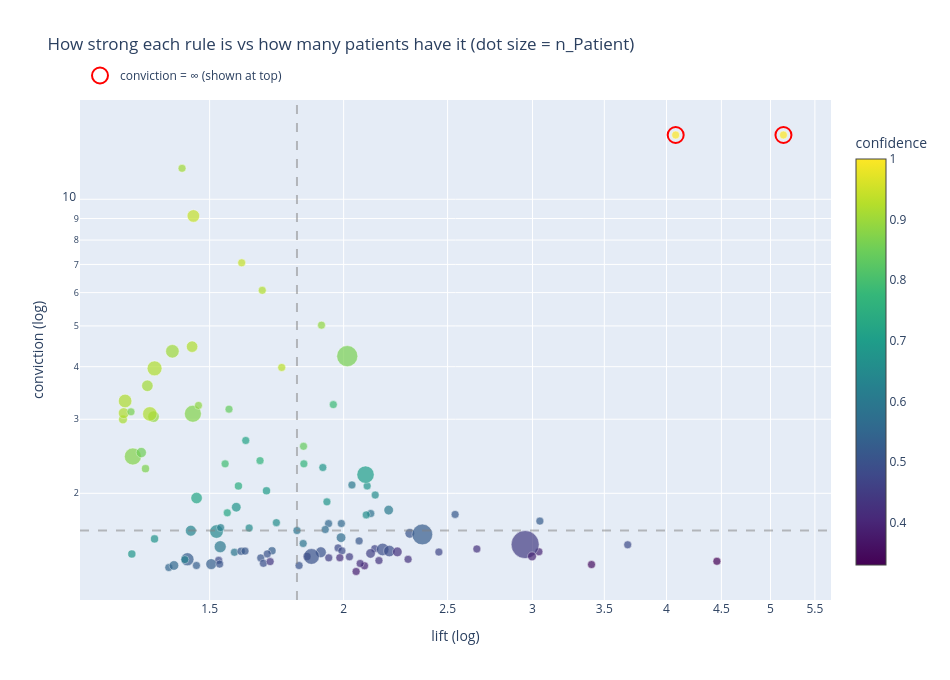

Notebook cell for this chart:
### Markdown cell above
### Q3 — Rules that are strong and show up in more than one patient
The heatmap above picks rules mostly by how common they are, so their lift is low (~1.4). Here we
rank **all** rules by their own numbers instead — lift, conviction, confidence — and keep only the
ones found in **more than one patient**, because a rule seen in a single patient may just be that
one sample. `REPRO_COL` picks what to count: **change it to `'FOV'` or `'Biopsy'`** to count FOVs or
biopsies instead of patients. In the plot, dots to the **right** have higher lift, dots **up** have
higher conviction, and **bigger dots** are found in more patients — so top-right and big is what we
want. Only the strongest few are named on the plot; the table below lists exactly those. The second
plot is the same one, interactive — hover any dot for its rule and numbers.

### Code cell
# --- What to count: 'PatientID', or change to 'FOV' / 'Biopsy' ---
REPRO_COL = 'PatientID'
MIN_COUNT = 2          # keep rules found in at least this many patients (or FOVs / biopsies)
_count_col = {'FOV': 'n_FOV', 'Biopsy': 'n_Biopsy', 'PatientID': 'n_Patient'}[REPRO_COL]
_unit = {'FOV': 'FOVs', 'Biopsy': 'biopsies', 'PatientID': 'patients'}[REPRO_COL]

# One row per rule, over ALL rules (not just the ones the heatmap picked).
canon = canonicalize_rules(df_results)
rule_table = build_rule_table(canon, df_fovs, fov_frac=FOV_FRAC, with_abundance=True,
                              score_col='Pathological score')
repeated = rule_table[rule_table[_count_col] >= MIN_COUNT].copy()
print(f"{len(rule_table)} rules total; {len(repeated)} found in at least {MIN_COUNT} {_unit}.\n")

# The named rules are the strongest ones in the picture; the table lists exactly those.
named_rules = plot_rule_metric_scatter(repeated, size_col=_count_col, annotate_top=15,
                                       save='q3_lift_vs_conviction')
display(named_rules)

# Same plot, interactive: hover any dot for its rule and numbers.
plot_rule_metric_scatter_interactive(repeated, size_col=_count_col);

### Figure 1 — Plotly figure (JSON) as saved in the notebook; plotly's stock layout.template omitted (floating-point values rounded to 4 significant figures; data arrays with more than 128 entries replaced by an {"elided": "..."} marker saying what was removed)
{"data": [{"customdata": {"elided": "107x7 mixed values"}, "hovertemplate": "<b>%{customdata[0]}</b><br>lift = %{x:.2f}   conviction = %{customdata[1]}<br>confidence = %{customdata[2]}<br>n_FOV = %{customdata[3]}   n_Patient = %{customdata[4]}<br>ant_abund = %{customdata[5]}   con_abund = %{customdata[6]}<extra></extra>", "marker": {"color": [0.8882, 0.3302, 0.6749, 0.4832, 0.4679, 0.6447, 0.354, 0.4294, 0.9112, 0.5087, 0.9055, 0.5889, 0.6335, 0.4545, 0.5068, 0.6952, 0.5163, 0.5497, 0.5979, 0.8663, 0.9188, 0.6742, 0.552, 1.0, 0.9413, 0.8614, 0.8725, 0.5907, 0.5286, 0.8737, 0.4746, 0.6804, 0.4808, 0.6538, 0.9405, 0.3875, 0.7847, 0.7269, 0.4934, 0.531, 0.5548, 0.9178, 0.5889, 0.5021, 0.5255, 0.5071, 0.5163, 0.8381, 0.4811, 0.9039, 0.6787, 0.5804, 0.3977, 0.8609, 0.7157, 0.5538, 0.6, 0.7917, 0.5228, 0.8843, 0.9201, 0.4926, 0.5015, 0.5654, 0.4745, 0.919, 0.8887, 0.484, 0.5307, 0.5119, 0.4291, 0.4494, 0.6528, 0.6192, 0.4184, 0.3982, 0.6577, 1.0, 0.7219, 0.6184, 0.6605, 0.8526, 0.9028, 0.4996, 0.6818, 0.5232, 0.5645, 0.4324, 0.8374, 0.7643, 0.5158, 0.7026, 0.7666, 0.4171, 0.7434, 0.6769, 0.4475, 0.9192, 0.3982, 0.4388, 0.9189, 0.4894, 0.4287, 0.5007, 0.6013, 0.4589, 0.9295], "colorbar": {"len": 0.9, "title": {"text": "confidence"}, "x": 1.02, "y": 0.5, "yanchor": "middle"}, "colorscale": [[0, "#440154"], [0.1111, "#482878"], [0.2222, "#3e4989"], [0.3333, "#31688e"], [0.4444, "#26828e"], [0.5556, "#1f9e89"], [0.6667, "#35b779"], [0.7778, "#6ece58"], [0.8889, "#b5de2b"], [1, "#fde725"]], "line": {"color": "white", "width": 0.5}, "showscale": true, "size": [3.0, 2.0, 2.0, 4.0, 2.0, 14.0, 2.0, 2.0, 6.0, 7.0, 10.0, 2.0, 9.0, 2.0, 3.0, 5.0, 2.0, 2.0, 11.0, 5.0, 9.0, 5.0, 4.0, 4.0, 3.0, 34.0, 22.0, 3.0, 4.0, 22.0, 5.0, 5.0, 4.0, 3.0, 12.0, 3.0, 2.0, 2.0, 3.0, 9.0, 7.0, 14.0, 2.0, 4.0, 13.0, 3.0, 5.0, 3.0, 2.0, 2.0, 2.0, 2.0, 2.0, 3.0, 2.0, 2.0, 2.0, 3.0, 2.0, 2.0, 2.0, 12.0, 9.0, 2.0, 2.0, 10.0, 10.0, 4.0, 5.0, 3.0, 3.0, 3.0, 4.0, 3.0, 2.0, 4.0, 2.0, 2.0, 10.0, 3.0, 2.0, 8.0, 14.0, 3.0, 4.0, 33.0, 7.0, 3.0, 2.0, 2.0, 3.0, 23.0, 3.0, 2.0, 5.0, 7.0, 60.0, 17.0, 6.0, 3.0, 16.0, 10.0, 7.0, 19.0, 7.0, 7.0, 3.0], "sizemin": 4, "sizemode": "area", "sizeref": 0.1531}, "mode": "markers", "showlegend": false, "type": "scatter", "x": [1.907, 4.457, 2.104, 3.68, 2.138, 1.522, 3.405, 2.662, 1.245, 2.305, 1.312, 1.809, 1.441, 1.937, 1.674, 1.695, 2.541, 1.374, 1.535, 1.307, 1.247, 1.333, 1.936, 5.141, 1.607, 2.016, 1.447, 1.582, 1.458, 1.272, 1.849, 1.269, 1.529, 2.14, 1.449, 2.054, 1.956, 1.558, 1.684, 1.505, 1.389, 1.251, 1.834, 1.817, 1.43, 1.533, 1.605, 1.835, 1.976, 1.414, 1.93, 2.12, 2.092, 1.267, 1.621, 1.99, 2.036, 1.551, 3.048, 1.465, 1.679, 2.175, 1.905, 1.923, 2.454, 1.445, 1.33, 1.993, 1.715, 2.068, 2.297, 2.025, 1.633, 1.536, 1.984, 3.041, 1.731, 4.079, 1.459, 1.422, 2.099, 1.295, 1.385, 1.698, 1.913, 2.368, 1.989, 2.158, 1.564, 1.672, 1.618, 2.096, 1.836, 2.072, 1.596, 1.588, 2.953, 1.333, 2.997, 1.708, 1.319, 2.206, 2.244, 1.867, 2.203, 2.119, 1.751], "y": [5.021, 1.379, 2.082, 1.509, 1.477, 1.622, 1.354, 1.475, 2.997, 1.606, 3.603, 1.631, 1.63, 1.405, 1.404, 2.028, 1.782, 1.332, 1.493, 2.289, 3.102, 1.558, 1.694, 14.22, 7.062, 4.238, 3.092, 1.449, 1.347, 2.447, 1.415, 1.435, 1.386, 1.981, 9.128, 1.304, 3.25, 1.797, 1.363, 1.357, 1.347, 3.316, 1.52, 1.347, 1.394, 1.358, 1.457, 2.587, 1.484, 11.85, 1.908, 1.79, 1.345, 3.124, 2.671, 1.695, 2.094, 2.35, 1.718, 3.236, 6.075, 1.471, 1.448, 1.641, 1.45, 4.463, 3.044, 1.46, 1.46, 1.541, 1.394, 1.413, 1.654, 1.658, 1.406, 1.452, 1.703, 14.22, 1.95, 1.391, 1.777, 2.5, 4.351, 1.436, 2.303, 1.597, 1.569, 1.384, 3.17, 2.392, 1.458, 2.215, 2.35, 1.362, 2.082, 1.853, 1.511, 3.963, 1.416, 1.376, 3.088, 1.458, 1.451, 1.415, 1.824, 1.439, 3.983]}, {"hoverinfo": "skip", "marker": {"color": "rgba(0,0,0,0)", "line": {"color": "red", "width": 2}, "size": 16}, "mode": "markers", "name": "conviction = ∞ (shown at top)", "type": "scatter", "x": [5.141, 4.079], "y": [14.22, 14.22]}], "layout": {"height": 680, "legend": {"orientation": "h", "x": 0, "y": 1.02, "yanchor": "bottom"}, "shapes": [{"line": {"color": "gray", "dash": "dash"}, "opacity": 0.5, "type": "line", "x0": 1.809, "x1": 1.809, "xref": "x", "y0": 0, "y1": 1, "yref": "y domain"}, {"line": {"color": "gray", "dash": "dash"}, "opacity": 0.5, "type": "line", "x0": 0, "x1": 1, "xref": "x domain", "y0": 1.631, "y1": 1.631, "yref": "y"}], "showlegend": true, "title": {"text": "How strong each rule is vs how many patients have it (dot size = n_Patient)"}, "width": 950, "xaxis": {"title": {"text": "lift (log)"}, "type": "log"}, "yaxis": {"title": {"text": "conviction (log)"}, "type": "log"}}}
